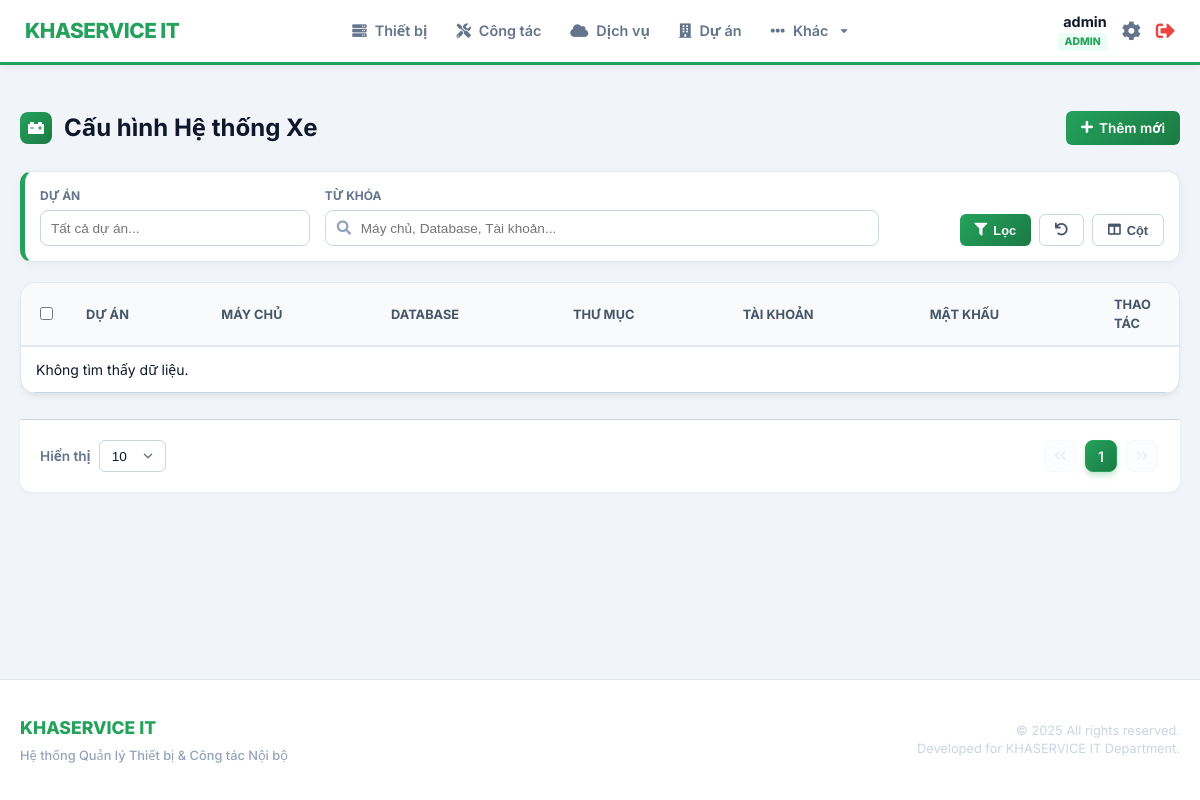
Before: /index.php?page=car_systems/list (signed in) with the older database file.
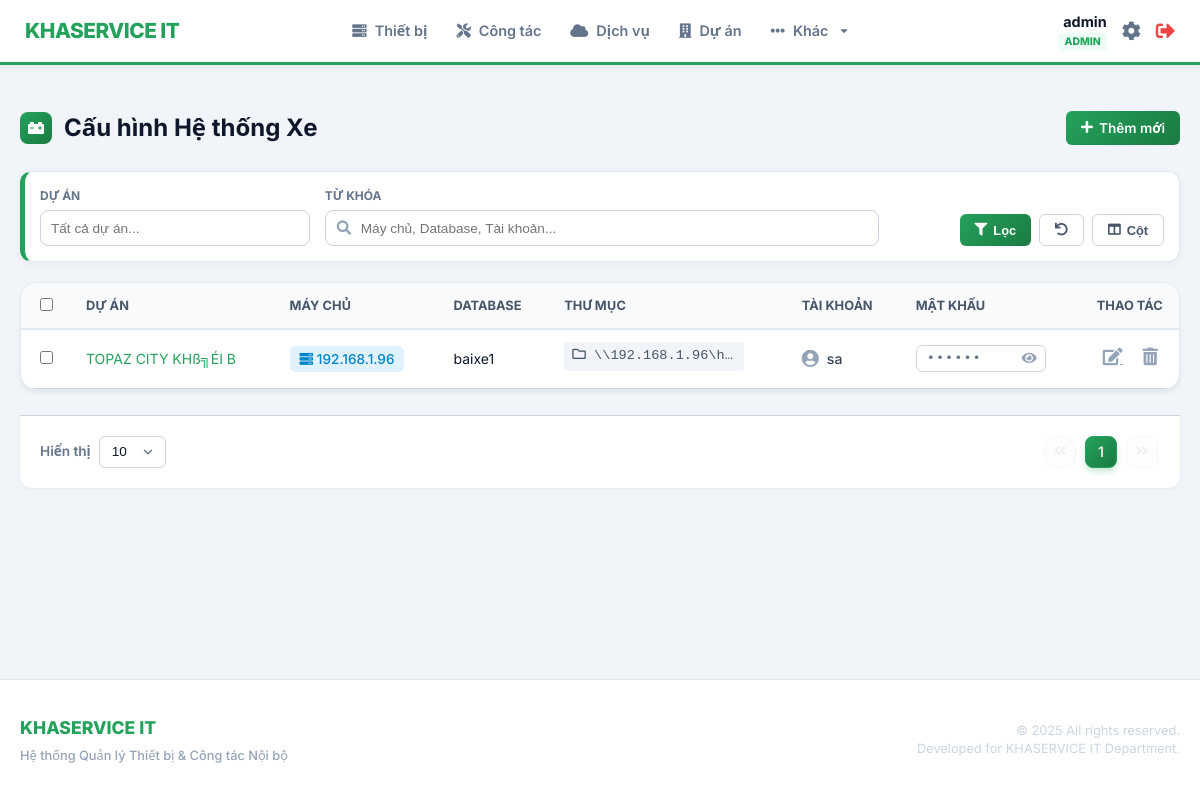
After: the same page with the newer database file.
### tables this page shows
CREATE TABLE `car_system_configs` (
  `id` int(11) NOT NULL AUTO_INCREMENT,
  `project_id` int(11) NOT NULL,
  `server_ip` varchar(255) DEFAULT NULL COMMENT 'M├íy chß╗º',
  `db_name` varchar(255) DEFAULT NULL COMMENT 'C╞í sß╗ƒ dß╗» liß╗çu',
  `folder_path` varchar(255) DEFAULT NULL COMMENT 'Th╞░ mß╗Ñc',
  `username` varchar(100) DEFAULT NULL COMMENT 'T├ái khoß║ún',
  `password` varchar(255) DEFAULT NULL COMMENT 'Mß║¡t khß║⌐u',
  `created_at` timestamp NOT NULL DEFAULT current_timestamp(),
  `updated_at` timestamp NOT NULL DEFAULT current_timestamp() ON UPDATE current_timestamp(),
  PRIMARY KEY (`id`),
  KEY `project_id` (`project_id`),
  CONSTRAINT `car_system_configs_ibfk_1` FOREIGN KEY (`project_id`) REFERENCES `projects` (`id`) ON DELETE CASCADE
);

CREATE TABLE `projects` (
  `id` int(11) NOT NULL AUTO_INCREMENT,
  `ma_du_an` varchar(50) NOT NULL COMMENT 'M?? d??? ??n n???i b??? (VD: DA01, DA02)',
  `ten_du_an` varchar(255) NOT NULL COMMENT 'T??n d??? ??n / chung c??',
  `dia_chi_duong` varchar(255) DEFAULT NULL,
  `dia_chi_phuong_xa` varchar(100) DEFAULT NULL,
  `dia_chi_tinh_tp` varchar(100) DEFAULT NULL,
  `dia_chi` text DEFAULT NULL COMMENT '?????a ch??? d??? ??n',
  `loai_du_an` varchar(100) DEFAULT NULL COMMENT 'Lo???i d??? ??n (Chung c??, V??n ph??ng...)',
  `ghi_chu` text DEFAULT NULL COMMENT 'Ghi ch?? th??m',
  `deleted_at` timestamp NULL DEFAULT NULL,
  PRIMARY KEY (`id`)
);

### modules/car_systems/list.php (the view, shortened to what the changed rows need)
<?php
$rows_per_page = (isset($_GET['limit']) && is_numeric($_GET['limit'])) ? (int)$_GET['limit'] : 10;
$current_page  = (isset($_GET['p']) && is_numeric($_GET['p'])) ? (int)$_GET['p'] : 1;
$params = [];
$where_clauses = ["1=1"];
$where_sql = implode(" AND ", $where_clauses);
$count_sql = "SELECT COUNT(*) FROM car_system_configs c WHERE $where_sql";
try {
    $count_stmt = $pdo->prepare($count_sql);
    $count_stmt->execute($params);
    $total_rows = (int)$count_stmt->fetchColumn();
} catch (PDOException $e) { $total_rows = 0; }
$total_pages = max(1, ceil($total_rows / $rows_per_page));
$offset = ($current_page - 1) * $rows_per_page;
$sql = "SELECT c.*, p.ten_du_an
        FROM car_system_configs c
        JOIN projects p ON c.project_id = p.id
        WHERE $where_sql
        ORDER BY p.ten_du_an ASC
        LIMIT $rows_per_page OFFSET $offset";
try {
    $stmt = $pdo->prepare($sql);
    $stmt->execute($params);
    $configs = $stmt->fetchAll(PDO::FETCH_ASSOC);
} catch (PDOException $e) {
    error_log("Error: " . $e->getMessage());
    $configs = [];
}
$all_columns = [
    'ten_du_an'   => ['label' => 'Dự án', 'default' => true],
    'server_ip'   => ['label' => 'Máy chủ', 'default' => true],
    'db_name'     => ['label' => 'Database', 'default' => true],
    'folder_path' => ['label' => 'Thư mục', 'default' => true],
    'username'    => ['label' => 'Tài khoản', 'default' => true],
    'password'    => ['label' => 'Mật khẩu', 'default' => true],
];
?>
<div class="page-header">
    <h2><i class="fas fa-car-battery"></i> Cấu hình Hệ thống Xe</h2>
</div>
<form action="index.php?page=car_systems/export" method="POST" id="car-systems-form">
    <div class="card table-container">
        <table class="content-table" id="config-table">
            <thead>
                <tr>
                    <th width="40"><input type="checkbox" id="select-all"></th>
                    <?php foreach ($all_columns as $k => $c): ?>
                        <th data-col="<?= $k; ?>"><?= htmlspecialchars($c['label']); ?></th>
                    <?php endforeach; ?>
                    <th width="80" class="text-center">Thao tác</th>
                </tr>
            </thead>
            <tbody>
                <?php if (empty($configs)): ?>
                    <tr><td colspan="<?= count($all_columns) + 2 ?>" class="text-center py-4 text-muted">Không tìm thấy dữ liệu.</td></tr>
                <?php else: ?>
                    <?php foreach ($configs as $config):
                        $password_display = isset($config['password']) ? htmlspecialchars($config['password']) : '';
                    ?>
                        <tr>
                            <td><input type="checkbox" name="selected_items[]" value="<?= $config['id']; ?>" class="row-checkbox"></td>
                            <td data-col="ten_du_an" class="font-medium text-primary"><?= htmlspecialchars($config['ten_du_an']) ?></td>
                            <td data-col="server_ip">
                                <span class="badge bg-label-info"><i class="fas fa-server me-1"></i> <?= htmlspecialchars($config['server_ip']) ?></span>
                            </td>
                            <td data-col="db_name" class="text-secondary fw-medium">
                                <?= htmlspecialchars($config['db_name']) ?>
                            </td>
                            <td data-col="folder_path">
                                <div class="folder-path" title="<?= htmlspecialchars($config['folder_path']) ?>">
                                    <i class="far fa-folder text-warning me-1"></i> <?= htmlspecialchars($config['folder_path']) ?>
                                </div>
                            </td>
                            <td data-col="username">
                                <div class="user-badge">
                                    <i class="fas fa-user-circle me-1"></i> <?= htmlspecialchars($config['username']) ?>
                                </div>
                            </td>
                            <td data-col="password">
                                <div class="password-wrapper">
                                    <input type="password" value="<?= $password_display ?>" readonly class="password-input">
                                    <button type="button" class="btn-toggle-pass toggle-password" title="Hiện/Ẩn">
                                        <i class="fas fa-eye"></i>
                                    </button>
                                </div>
                            </td>
                            <td class="actions text-center">
                                <a href="index.php?page=car_systems/edit&id=<?= $config['id'] ?>" class="btn-icon"><i class="fas fa-edit"></i></a>
                                <a href="#" class="btn-icon delete-btn" data-url="index.php?page=car_systems/delete&id=<?= $config['id'] ?>"><i class="fas fa-trash-alt"></i></a>
                            </td>
                        </tr>
                    <?php endforeach; ?>
                <?php endif; ?>
            </tbody>
        </table>
    </div>
</form>
<div class="pagination-container" style="display: flex; justify-content: space-between; align-items: center; flex-wrap: wrap; gap: 15px; margin-top: 20px;">
    <div class="pagination-links" style="display: flex; gap: 5px; margin-left: auto;">
        <?php
            $q = $_GET; unset($q['p']);
            $base = 'index.php?' . http_build_query($q);
        ?>
        <a href="<?= $base . '&p=1'; ?>" class="page-link <?= $current_page <= 1 ? 'disabled' : ''; ?>"><i class="fas fa-angle-double-left"></i></a>
        <?php for ($i = max(1, $current_page - 2); $i <= min($total_pages, $current_page + 2); $i++):
            $active = ($i == $current_page) ? 'active' : '';
        ?>
            <a href="<?= $base . '&p=' . $i; ?>" class="page-link <?= $active ?>"><?= $i; ?></a>
        <?php endfor; ?>
        <a href="<?= $base . '&p=' . $total_pages; ?>" class="page-link <?= $current_page >= $total_pages ? 'disabled' : ''; ?>"><i class="fas fa-angle-double-right"></i></a>
    </div>
</div>

Changed rows visible on the page:
added car_system_configs: project.ten_du_an "TOPAZ CITY KHß╗ÉI B", server_ip "192.168.1.96", db_name "baixe1", folder_path "\\\\192.168.1.96\\h…", username "sa"
Other visible differences:
text no longer shown: "Không tìm thấy dữ liệu."
